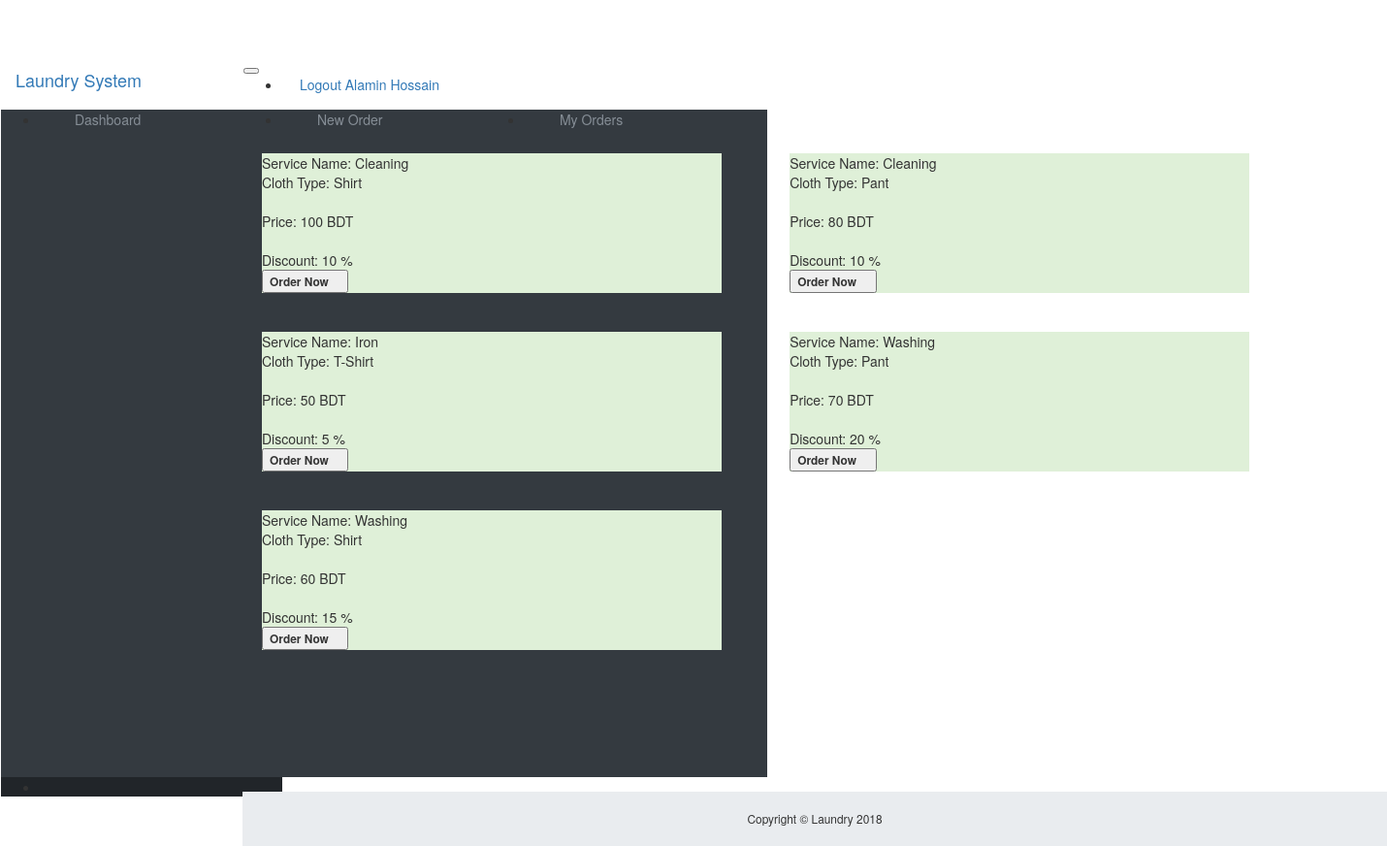
/homepage.php (signed in), run on the app's committed database.
### tables this page shows
CREATE TABLE `pricing` (
  `id` int(20) NOT NULL,
  `short_code` varchar(10) DEFAULT NULL,
  `service_id` int(11) DEFAULT NULL,
  `cloth_id` int(11) DEFAULT NULL,
  `vat` decimal(10,0) NOT NULL,
  `price` float NOT NULL,
  `discount` decimal(10,0) NOT NULL
);

CREATE TABLE `services` (
  `id` int(11) NOT NULL,
  `service_name` varchar(100) NOT NULL,
  `service_code` varchar(50) NOT NULL
);

CREATE TABLE `cloths` (
  `id` int(11) NOT NULL,
  `cloth_type` varchar(100) NOT NULL,
  `cloth_code` varchar(50) NOT NULL
);

### inc/db_config.php (called while the page is built, shortened)
<?php
  function DB_Query($sql) {
    $conn = mysqli_connect(DB_SERVER, DB_USER, DB_PASS, DB_TBL);
    $resault = mysqli_query($conn, $sql);
    return $resault;
  }
?>

### homepage.php (the view, shortened to what this page needs)
<?php
  include_once 'inc/db_config.php';
  include_once 'inc/header.php';
  include_once 'inc/nav.php';
?>
<div class="content-wrapper">
    <?php if (!isset($_SESSION["user_loged"]) ){ ?>
      <div class="row">
          <?php
            $Discount_offer = DB_Query("SELECT pricing.*, services.service_name, cloths.cloth_type FROM pricing INNER JOIN services ON (pricing.service_id=services.id) INNER JOIN cloths ON (pricing.cloth_id=cloths.id) WHERE `discount`>0");
                $i = 1;
                while ($data_tbl = mysqli_fetch_assoc($Discount_offer)) {
                  extract($data_tbl);
           ?>
              <div class="col-xl-3 col-lg-5" style="margin: 20px">
                <div class="card text-white bg-success o-hidden h-100">
                  <div class="card-body">
                    <div class="card-body-icon">
                      <i class="fa fa-fw fa-shopping-cart"></i>
                    </div>
                    <div class="mr-5">Service Name: <?= $service_name ?> </div>
                    <div class="mr-5">Cloth Type: <?= $cloth_type ?> </div>
                    <br/>
                    <div class="mr-5">Price: <?= $price ?> BDT</div>
                    <br/>
                    <div class="mr-5">Discount:  <?= $discount ?> %</div>
                  </div>
                  <form action="order.php" method="post">
                    <input type="hidden" value="<?= $cloth_id ?>" name="i_cloth_type">
                    <input type="hidden" value="<?= $service_id ?>" name="i_service_name">
                      <button type="submit" class="card-footer text-white clearfix small z-1" >
                        <span class="float-left" style=" font-weight:bold;">Order Now</span>
                        <span class="float-right">
                          <i class="fa fa-angle-right" style="font-weight:bold;"></i>
                        </span>
                      </button>
                  </form>
                </div>
              </div>
          <?php }
        } else{ ?>
        <?php
          if ( $_SESSION["user_role"]==1 || $_SESSION["user_role"]==2){ ?>
            <div class="row">
              <?php
            $Discount_offer = DB_Query("SELECT pricing.*, services.service_name, cloths.cloth_type FROM pricing INNER JOIN services ON (pricing.service_id=services.id) INNER JOIN cloths ON (pricing.cloth_id=cloths.id) WHERE `discount`>0");
                while ($data_tbl = mysqli_fetch_assoc($Discount_offer)) {
                  extract($data_tbl);
           ?>
              <div class="col-xl-3 col-lg-5" style="margin: 20px">
                <div class="card text-white bg-success o-hidden h-100">
                  <div class="card-body">
                    <div class="card-body-icon">
                      <i class="fa fa-fw fa-shopping-cart"></i>
                    </div>
                    <div class="mr-5">Service Name: <?= $service_name ?> </div>
                    <div class="mr-5">Cloth Type: <?= $cloth_type ?> </div>
                    <br/>
                    <div class="mr-5">Price: <?= $price ?> BDT</div>
                    <br/>
                    <div class="mr-5">Discount:  <?= $discount ?> %</div>
                  </div>
                  <form action="order.php" method="post">
                      <button type="submit" class="card-footer text-white clearfix small z-1" >
                        <span class="float-left" style=" font-weight:bold;">Order Now</span>
                        <span class="float-right">
                          <i class="fa fa-angle-right" style="font-weight:bold;"></i>
                        </span>
                      </button>
                  </form>
                </div>
              </div>
          <?php }
          }
        }?>
    </div>
<?php
	include_once 'inc/footer.php';
?>

### css/sb-admin.css (style rules this page uses)
html { position: relative; min-height: 100%; }
body { overflow-x: hidden; }
body.sticky-footer { margin-bottom: 56px; }
body.sticky-footer .content-wrapper { min-height: calc(100vh - 56px - 56px); }
body.fixed-nav { padding-top: 56px; }
.content-wrapper { min-height: calc(100vh - 56px); padding-top: 1rem; }
.o-hidden { overflow: hidden !important; }
.z-1 { z-index: 1; }
.content-wrapper { overflow-x: hidden; background: white; }
@media (min-width: 992px) { .content-wrapper { margin-left: 250px; } }
.card-body-icon { position: absolute; z-index: 0; top: -25px; right: -25px; font-size: 5rem; -webkit-transform: rotate(15deg); -ms-transform: rotate(15deg); transform: rotate(15deg); }

### data on the page
pricing: service.service_name "Cleaning", cloth.cloth_type "Shirt", price "100", discount "10"
pricing: service.service_name "Cleaning", cloth.cloth_type "Pant", price "80", discount "10"
pricing: service.service_name "Iron", cloth.cloth_type "T-Shirt", price "50", discount "5"
pricing: service.service_name "Washing", cloth.cloth_type "Pant", price "70", discount "20"
pricing: service.service_name "Washing", cloth.cloth_type "Shirt", price "60", discount "15"

### other printed values
$_SESSION["user_name"] "Alamin Hossain"
